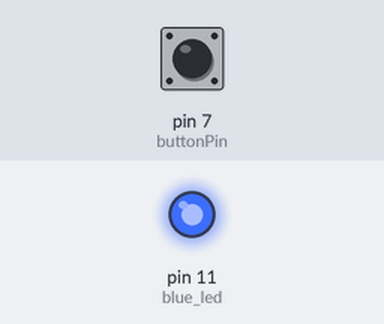
A sketch run on a simulated Arduino Uno, built with avr-gcc and run on an emulated ATmega328P. Parts: output pins drawn as LEDs (lit = HIGH). The inputs (shaded band) are chosen by the test bench; at power-on: pin 7 (buttonPin) LOW.

Above: at 1.2 s.
1.3 s: pin 7 (buttonPin) pulled HIGH for 0.15 s
At 2.7 s:
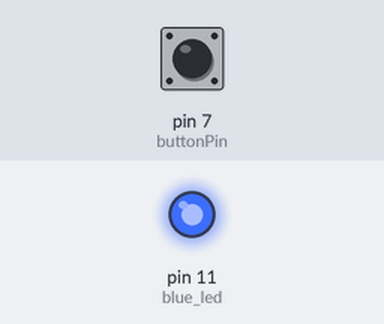
3.0 s: pin 7 (buttonPin) pulled HIGH for 1 s
At 3.3 s:
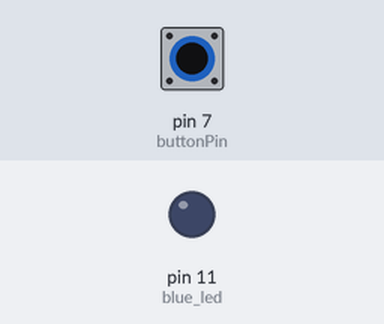
Timing chart, 0 to 6.0 s (numbered marks = the images above; inputs shaded):
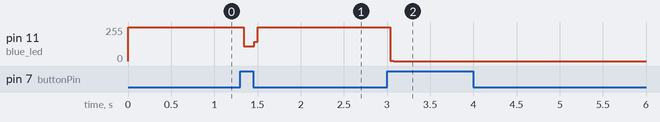

Measured:
- after the input at 1.3 s, pin 11 (blue_led): 255/255 → 109/255 at once, → 255/255 0.12 s later
- after the input at 3.0 s, pin 11 (blue_led): 255/255 → 0/255 at once

The sketch:

pushbutton.ino
```cpp
int blue_led = 11;
int buttonPin = 7;
long int time_is_up = 280000;// change millisecond value
long int push = 0;
void setup() {
pinMode(blue_led, OUTPUT);
pinMode(buttonPin, INPUT);
}
void loop() {
  if (millis() < 3000) { //blue led on while in start box
                         //before button si pressed
    digitalWrite(blue_led, HIGH);
  }
  int button = digitalRead(buttonPin);
  if (button == HIGH) { //get starting time and turn led off
    long int push = millis();
    digitalWrite(blue_led, LOW);
  }
  if (millis() - push > time_is_up) { //go back and turn led on after 5 mins
    //return to start block
    digitalWrite(blue_led, HIGH);
  }
}
```
